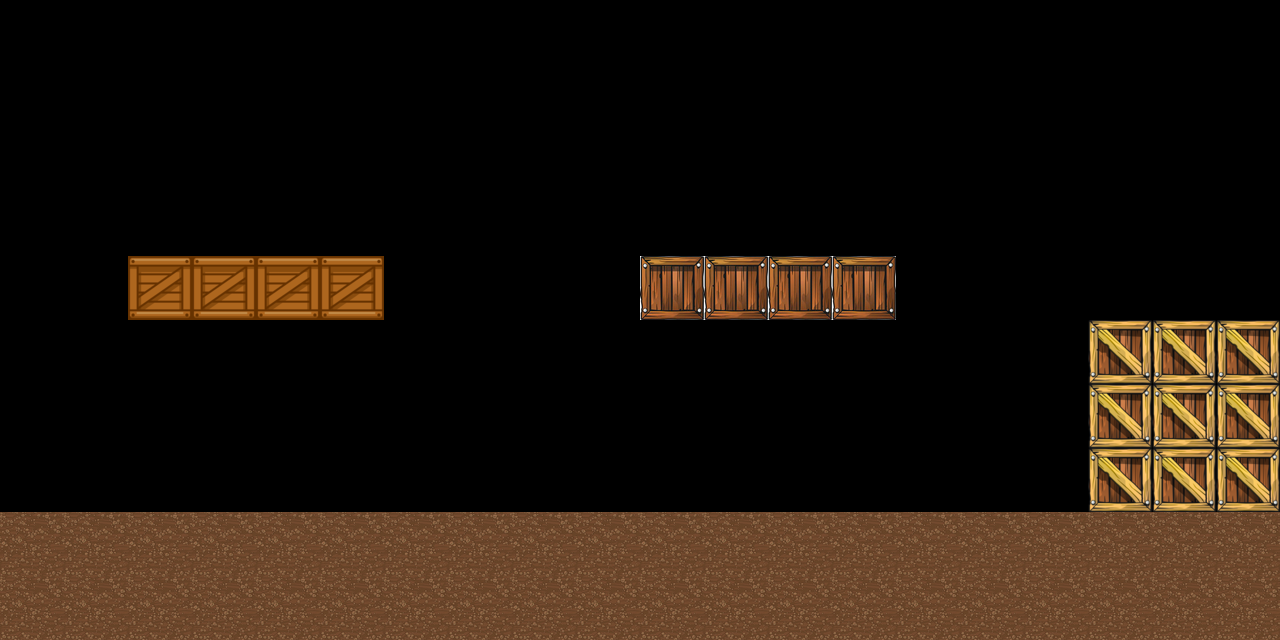

A 2D game scene composited from a Tiled map and its tileset images. What follows is a short description and the map's XML, with each tile layer's data collapsed to a summary:
An orthogonal 20x10 tile map with 64x64 px tiles, 1 tile layer (Tile Layer 1) and 6 objects (player).

<map version="1.8" tiledversion="1.8.6" orientation="orthogonal" renderorder="right-down" width="20" height="10" tilewidth="64" tileheight="64" infinite="0" nextlayerid="5" nextobjectid="20">
 <tileset firstgid="1" source="tiles.tsx" />
 <layer id="1" name="Tile Layer 1" width="20" height="10">
  <data>[200 cells, 57 non-empty, 4 distinct tile ids]</data>
 </layer>
 <objectgroup id="4" name="objects">
  <object id="1" x="128" y="320">
   <polygon points="0,0 256,0 256,-64 0,-64 0,0 256,0 256,-64 0,-64" />
  </object>
  <object id="7" x="640" y="320">
   <polygon points="0,0 256,0 256,-64 0,-64" />
  </object>
  <object id="8" x="0" y="640">
   <polygon points="0,0 0,-128 1088,-128 1088,0" />
  </object>
  <object id="9" x="1088" y="320">
   <polygon points="0,0 0,320 192,320 192,0" />
  </object>
  <object id="11" gid="5" x="128" y="448" width="64" height="64" />
  <object id="19" name="player" x="128" y="384" width="64" height="64" />
 </objectgroup>
</map>